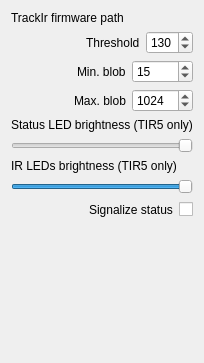
                <widget class="QWidget" name="TirPrefs">
                 <layout class="QVBoxLayout" name="verticalLayout_16">
                  <item>
                   <layout class="QVBoxLayout" name="verticalLayout_15">
                    <item>
                     <widget class="QLabel" name="TirFwLabel">
                      <property name="text">
                       <string>TrackIr firmware path</string>
                      </property>
                     </widget>
                    </item>
                   </layout>
                  </item>
                  <item>
                   <layout class="QHBoxLayout" name="horizontalLayout_16">
                    <item>
                     <spacer name="horizontalSpacer_7">
                      <property name="orientation">
                       <enum>Qt::Horizontal</enum>
                      </property>
                      <property name="sizeHint" stdset="0">
                       <size>
                        <width>40</width>
                        <height>20</height>
                       </size>
                      </property>
                     </spacer>
                    </item>
                    <item>
                     <widget class="QLabel" name="Threshold_label">
                      <property name="text">
                       <string>Threshold</string>
                      </property>
                     </widget>
                    </item>
                    <item>
                     <widget class="QSpinBox" name="TirThreshold">
                      <property name="minimum">
                       <number>30</number>
                      </property>
                      <property name="maximum">
                       <number>253</number>
                      </property>
                      <property name="value">
                       <number>130</number>
                      </property>
                     </widget>
                    </item>
                   </layout>
                  </item>
                  <item>
                   <layout class="QHBoxLayout" name="horizontalLayout_17">
                    <item>
                     <spacer name="horizontalSpacer_8">
                      <property name="orientation">
                       <enum>Qt::Horizontal</enum>
                      </property>
                      <property name="sizeHint" stdset="0">
                       <size>
                        <width>40</width>
                        <height>20</height>
                       </size>
                      </property>
                     </spacer>
                    </item>
                    <item>
                     <widget class="QLabel" name="label_43">
                      <property name="text">
                       <string>Min. blob</string>
                      </property>
                     </widget>
                    </item>
                    <item>
                     <widget class="QSpinBox" name="TirMinBlob">
                      <property name="minimum">
                       <number>1</number>
                      </property>
                      <property name="maximum">
                       <number>10000</number>
                      </property>
                      <property name="value">
                       <number>15</number>
                      </property>
                     </widget>
                    </item>
                   </layout>
                  </item>
                  <item>
                   <layout class="QHBoxLayout" name="horizontalLayout_18">
                    <item>
                     <spacer name="horizontalSpacer_9">
                      <property name="orientation">
                       <enum>Qt::Horizontal</enum>
                      </property>
                      <property name="sizeHint" stdset="0">
                       <size>
                        <width>40</width>
                        <height>20</height>
                       </size>
                      </property>
                     </spacer>
                    </item>
                    <item>
                     <widget class="QLabel" name="label_44">
                      <property name="text">
                       <string>Max. blob</string>
                      </property>
                     </widget>
                    </item>
                    <item>
                     <widget class="QSpinBox" name="TirMaxBlob">
                      <property name="minimum">
                       <number>1</number>
                      </property>
                      <property name="maximum">
                       <number>10000</number>
                      </property>
                      <property name="value">
                       <number>1024</number>
                      </property>
                     </widget>
                    </item>
                   </layout>
                  </item>
                  <item>
                   <layout class="QVBoxLayout" name="verticalLayout_13">
                    <item>
                     <widget class="QLabel" name="StatusBrightLabel">
                      <property name="text">
                       <string>Status LED brightness (TIR5 only)</string>
                      </property>
                     </widget>
                    </item>
                    <item>
                     <widget class="QSlider" name="TirStatusBright">
                      <property name="maximum">
                       <number>3</number>
                      </property>
                      <property name="pageStep">
                       <number>1</number>
                      </property>
                      <property name="orientation">
                       <enum>Qt::Horizontal</enum>
                      </property>
                      <property name="invertedAppearance">
                       <bool>true</bool>
                      </property>
                      <property name="invertedControls">
                       <bool>false</bool>
                      </property>
                     </widget>
                    </item>
                   </layout>
                  </item>
                  <item>
                   <layout class="QVBoxLayout" name="verticalLayout_14">
                    <item>
                     <widget class="QLabel" name="IRBrightLabel">
                      <property name="text">
                       <string>IR LEDs brightness (TIR5 only)</string>
                      </property>
                     </widget>
                    </item>
                    <item>
                     <widget class="QSlider" name="TirIrBright">
                      <property name="minimum">
                       <number>5</number>
                      </property>
                      <property name="maximum">
                       <number>7</number>
                      </property>
                      <property name="pageStep">
                       <number>1</number>
                      </property>
                      <property name="value">
                       <number>7</number>
                      </property>
                      <property name="orientation">
                       <enum>Qt::Horizontal</enum>
                      </property>
                      <property name="invertedAppearance">
                       <bool>false</bool>
                      </property>
                     </widget>
                    </item>
                   </layout>
                  </item>
                  <item>
                   <layout class="QHBoxLayout" name="horizontalLayout_20">
                    <item>
                     <spacer name="horizontalSpacer_10">
                      <property name="orientation">
                       <enum>Qt::Horizontal</enum>
                      </property>
                      <property name="sizeHint" stdset="0">
                       <size>
                        <width>40</width>
                        <height>20</height>
                       </size>
                      </property>
                     </spacer>
                    </item>
                    <item>
                     <widget class="QLabel" name="label_47">
                      <property name="text">
                       <string>Signalize status</string>
                      </property>
                     </widget>
                    </item>
                    <item>
                     <widget class="QCheckBox" name="TirSignalizeStatus">
                      <property name="text">
                       <string/>
                      </property>
                     </widget>
                    </item>
                   </layout>
                  </item>
                  <item>
                   <spacer name="verticalSpacer_7">
                    <property name="orientation">
                     <enum>Qt::Vertical</enum>
                    </property>
                    <property name="sizeHint" stdset="0">
                     <size>
                      <width>20</width>
                      <height>132</height>
                     </size>
                    </property>
                   </spacer>
                  </item>
                 </layout>
                </widget>
